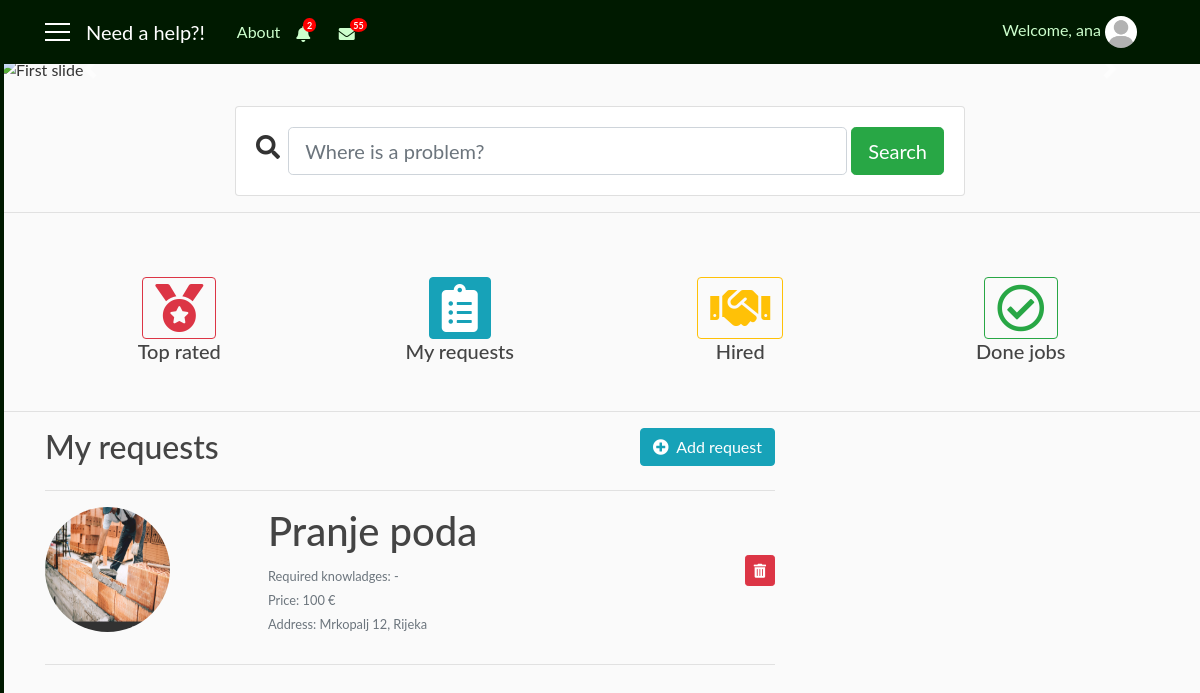
Page /requests_user/2 (signed in) on the earlier database version.
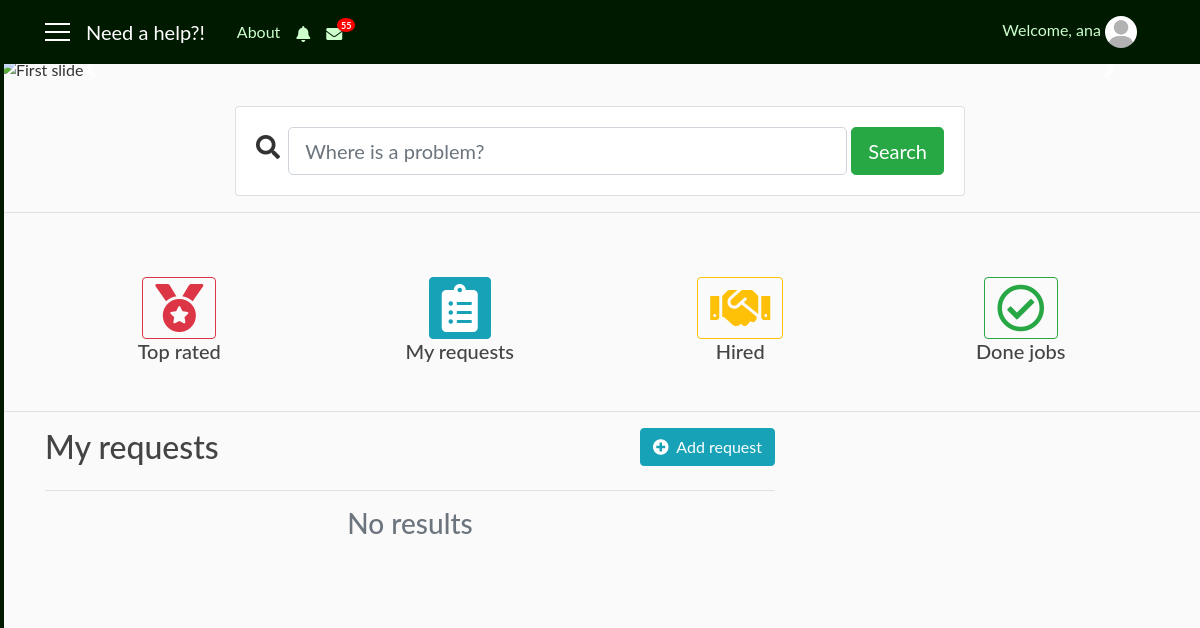
Same page on the later database version.
### user/models.py (models this page shows, shortened)
class ClientNotifications(models.Model):
    client = models.ForeignKey(User, on_delete=models.CASCADE)
    notification = models.CharField(max_length=1000)
    date = models.DateTimeField(auto_now_add=True)
    seen = models.BooleanField(default=False)
    remove = models.BooleanField(default=False)

class Requests(models.Model):
    user = models.ForeignKey(User, on_delete=models.CASCADE)
    job_title = models.CharField(max_length=30, blank=True)
    required_knowledges = models.TextField(max_length=1000, default='-')
    price = models.IntegerField(default=10)
    address = models.CharField(max_length=30, blank=True)
    job_description = models.TextField(max_length=1000, blank=True)
    date = models.DateTimeField(auto_now_add=True)
    photo = models.ImageField(default='default_request.jpg', upload_to='requests_user')
    visible = models.BooleanField(default=True)

### need_a_help_app/views.py (the view)
# urls.py: path('requests_user/<int:pk>', views.RequestsView.as_view(), name='requests_user'),
class RequestsView(LoginRequiredMixin, ListView):
    model = Requests
    template_name = 'user/requests_user.html'
    context_object_name = 'req'
    paginate_by = 2
    def get_queryset(self):
        user = get_object_or_404(User, pk=self.kwargs.get('pk'))
        return Requests.objects.filter(user=user).order_by('-date')
    def get_context_data(self, **kwargs):
        context_data = super(RequestsView, self).get_context_data(**kwargs)
        us = self.request.user
        not_c = ClientNotifications.objects.filter(client=us, remove=False).order_by('-date')
        not_cli = ClientNotifications.objects.filter(client=us, seen=False).count()
        context_data['not_c'] = not_c
        context_data['not_cli'] = not_cli
        return context_data

### user/templates/user/requests_user.html (shortened to what this page needs)
{% extends 'need_a_help_app/base.html' %}
{% block notify_client %}
    {% if not_c %}
        <i class="nav-item nav-link fas fa-bell mt-1 popOver" data-title="Notifications" data-content="
            <div class='container'>
                {% for n in not_c|slice:'5' %}
                    <div {% if not n.seen %}class='row not_seen'{% else %}class='row not_row' style='cursor: pointer;'{% endif %} onclick='location.href=&quot;{% url 'main' %}?not_c={{ n.id }}&quot;;' {% if not n.seen %}style='background: #f2f2f2;'{% endif %}>
                        {{ n.notification }}
                        <div class='col-sm-3 col-md-3 col-lg-3'>
                            <small class='text-secondary text-muted'>{{ n.date|date:'dM H:i' }}</small>
                        </div>
                    </div>
                    <hr width=100%>
                {% endfor %}
                <div class='row'>
                    <div class='col-sm-12 col-md-12 col-lg-12 pl-5'>
                        <a href='{% url 'notifications_client' user.id %}'>Show all notifications</a>
                    </div>
                </div>
            </div>" data-placement="bottom" data-html="true" data-toggle="popover" data-container="body" data-trigger="click"></i>
        {% if not_cli %}
            <span class="badge badge-notify-bell">{{ not_cli }}</span>
        {% endif %}
    {% else %}
        <i class="nav-item nav-link fas fa-bell mt-1 popOver" data-title="Notifications" data-content="
            <h6 class='text-secondary text-muted' align='center'>No results</h6>" data-placement="bottom" data-html="true" data-toggle="popover" data-container="body" data-trigger="hover"></i>
    {% endif %}
{% endblock %}
{% block mess_client %}
        <span class="badge badge-notify-mess">55</span>
{% endblock %}
{% block content %}
   <div class="row">
    <div class="col-sm-8">
        <h2>My requests</h2>
    </div>
    <div class="col-sm-4" align="right">
        <a class="btn btn-info" href="{% url 'add_request' %}"><i class="fas fa-plus-circle"></i>&nbsp Add request</a>
    </div>
   </div>
   <hr width="100%">
   {% if req %}
       {% for i in req %}
            {% if i.visible %}
                <div class="row">
                    <div class="col-sm-3">
                        <a href="{% url 'request_detail' i.id %}">
                            <img class="rounded-circle account-img" src="{{ i.photo.url }}">
                        </a>
                    </div>
                    <div class="col-sm-7 pl-5">
                        <h1>{{ i.job_title }}</h1>
                        <small class="text-secondary text-muted">Required knowladges: {{ i.required_knowledges }}</small><br>
                        <small class="text-secondary text-muted">Price: {{ i.price }} €</small><br>
                        <small class="text-secondary text-muted">Address: {{ i.address }}</small><br>
                    </div>
                    <div class="col-sm-2" align="right">
                        <a href="{% url 'request_delete' i.id %}" class="btn btn-danger btn-sm mt-5 mb-1"><i class="fas fa-trash-alt"></i></a>
                    </div>
                </div>
                <hr width="100%">
            {% endif %}
       {% endfor %}
   {% else %}
    <h3 class="text-secondary text-muted" align="center">No results</h3>
   {% endif %}
    <div class="container" align="center">
        <div class="row">
            <div class="col-sm-12 col-md-12 col-lg-12 align-items-center justify-content" style="margin: auto">
            </div>
        </div>
   </div>
{% endblock %}

Differences in the rows shown:
removed Requests: photo (placeholder picture), job_title "Pranje poda", required_knowledges "-", price "100", address "Mrkopalj 12, Rijeka"
Other differences:
{{ not_cli }}: "2" → (not shown)
text now shown: "No results"
